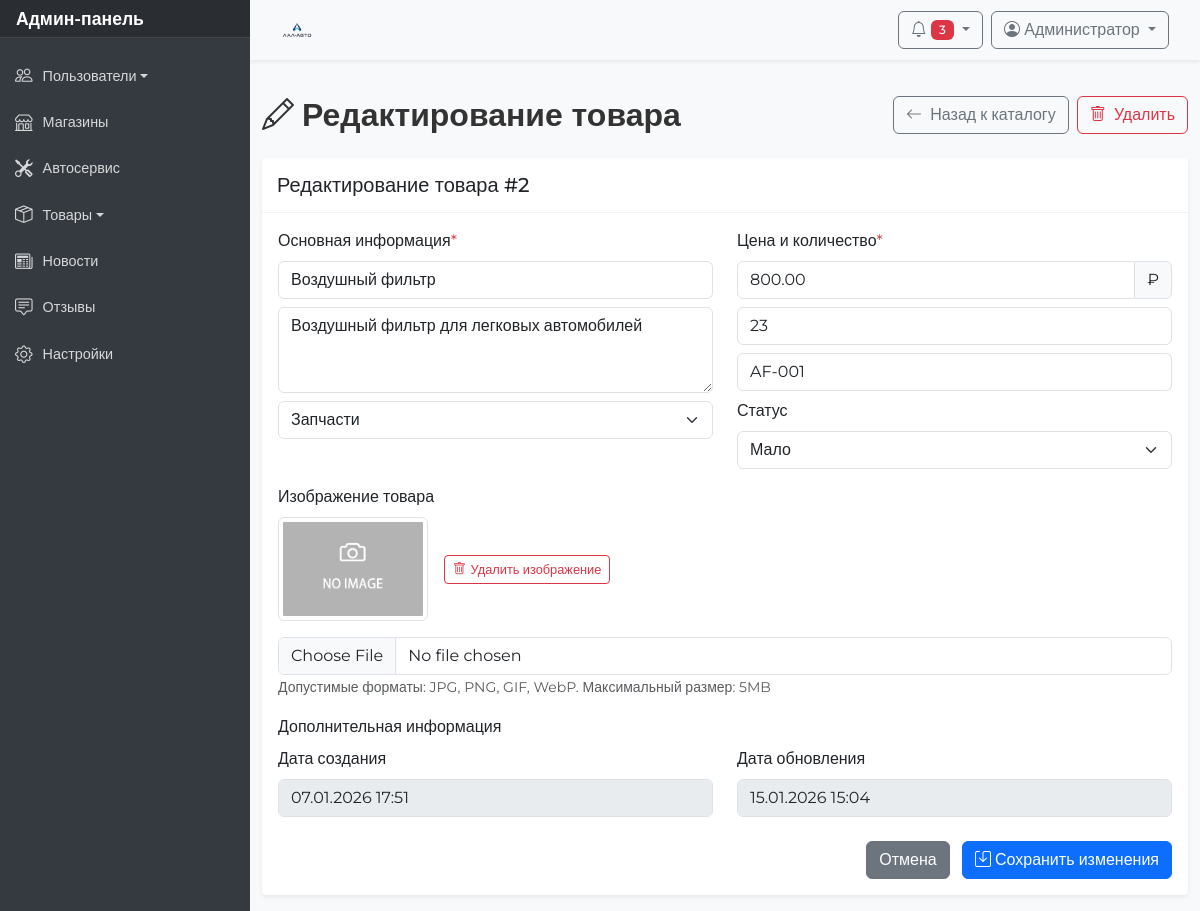
Page /admin.php?section=edit_products&id=2&page=2 (signed in) on the earlier database version.
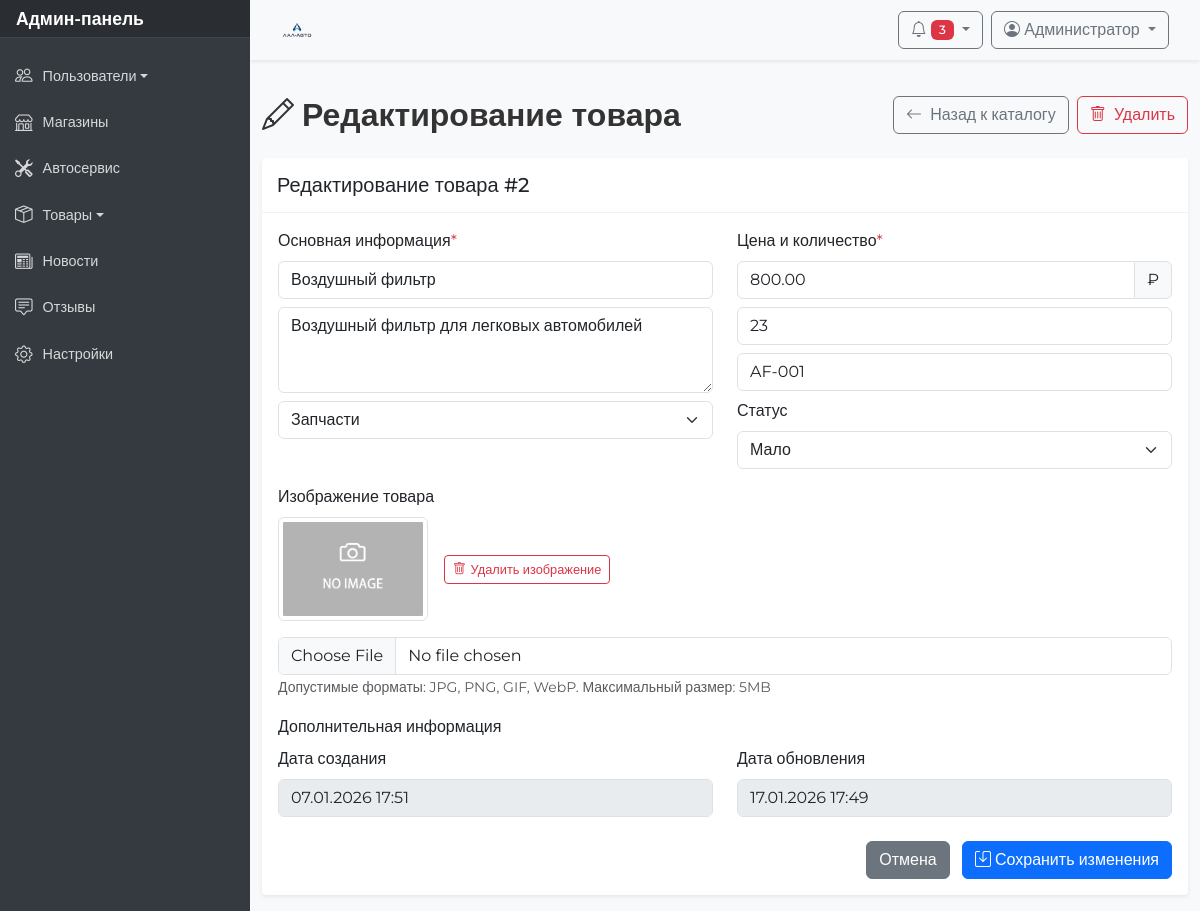
Same page on the later database version.
### tables this page shows
CREATE TABLE `products` (
  `id` int(11) NOT NULL,
  `name` varchar(255) NOT NULL,
  `description` text,
  `category` varchar(100) DEFAULT NULL,
  `price` decimal(10,2) NOT NULL DEFAULT '0.00',
  `quantity` int(11) DEFAULT '0',
  `article` varchar(100) DEFAULT NULL,
  `image` varchar(500) DEFAULT NULL,
  `status` varchar(20) DEFAULT 'available',
  `created_at` timestamp NULL DEFAULT CURRENT_TIMESTAMP,
  `updated_at` timestamp NULL DEFAULT CURRENT_TIMESTAMP ON UPDATE CURRENT_TIMESTAMP
);

CREATE TABLE `categories` (
  `id` int(11) NOT NULL,
  `name` varchar(255) NOT NULL,
  `description` text,
  `created_at` timestamp NULL DEFAULT CURRENT_TIMESTAMP
);

### files/edit_products.php (the view, shortened to what this page needs)
<?php
$product_id = isset($_GET['id']) ? (int)$_GET['id'] : 0;
$page = isset($_GET['page']) ? (int)$_GET['page'] : 1;
$stmt = $conn->prepare("SELECT * FROM products WHERE id = ?");
$stmt->bind_param("i", $product_id);
$stmt->execute();
$result = $stmt->get_result();
$product = $result->fetch_assoc();
$categories_result = $conn->query("SELECT * FROM categories ORDER BY name");
$categories = [];
while ($row = $categories_result->fetch_assoc())
{
    $categories[] = $row;
}
?>
<div class="d-flex flex-column flex-md-row justify-content-between align-items-center mb-4">
    <h2 class="mb-3 mb-md-0">
        <i class="bi bi-pencil me-2"></i>Редактирование товара
    </h2>
    <div class="d-flex gap-2">
        <a href="admin.php?section=products_catalog&page=<?= $page ?>" class="btn btn-outline-secondary">
            <i class="bi bi-arrow-left me-1"></i>
            <span class="d-none d-sm-inline">Назад к каталогу</span>
        </a>
        <a href="admin.php?section=products_catalog&delete_id=<?= $product_id ?>&page=<?= $page ?>"
           class="btn btn-outline-danger"
           onclick="return confirm('Удалить этот товар?')">
            <i class="bi bi-trash me-1"></i>
            <span class="d-none d-sm-inline">Удалить</span>
        </a>
    </div>
</div>
<div class="card shadow-sm">
    <div class="card-header bg-white">
        <h5 class="mb-0">Редактирование товара #<?= $product['id'] ?></h5>
    </div>
    <div class="card-body">
        <form method="POST" action="" enctype="multipart/form-data">
            <div class="row">
                <div class="col-md-6">
                    <div class="mb-3">
                        <label class="form-label">Основная информация<span class="text-danger">*</span></label>
                        <input type="text" class="form-control mb-2" name="name" value="<?= htmlspecialchars($product['name']) ?>" placeholder="Название товара" required>
                        <textarea class="form-control mb-2" name="description" placeholder="Описание" rows="3"><?= htmlspecialchars($product['description'] ?? '') ?></textarea>
                        <select class="form-select" name="category" required>
                            <?php
                            foreach ($categories as $cat)
                            {
                            ?>
                            <option value="<?= htmlspecialchars($cat['name']) ?>"
                                <?= $product['category'] == $cat['name'] ? 'selected' : '' ?>>
                                <?= htmlspecialchars($cat['name']) ?>
                            </option>
                            <?php
                            }
                            ?>
                        </select>
                    </div>
                </div>
                <div class="col-md-6">
                    <div class="mb-3">
                        <label class="form-label">Цена и количество<span class="text-danger">*</span></label>
                        <div class="input-group mb-2">
                            <input type="number" class="form-control" name="price"
                                   value="<?= $product['price'] ?>"
                                   step="0.01" min="0" placeholder="Цена" required>
                            <span class="input-group-text">₽</span>
                        </div>
                        <input type="number" class="form-control mb-2" name="quantity" value="<?= $product['quantity'] ?>" placeholder="Количество на складе" min="0">
                        <input type="text" class="form-control mb-2" name="article" value="<?= htmlspecialchars($product['article'] ?? '') ?>" placeholder="Артикул">
                        <div class="mt-2">
                            <label class="form-label">Статус</label>
                            <select class="form-select" name="status">
                                <option value="low" <?= $product['status'] == 'low' ? 'selected' : '' ?>>Мало</option>
                            </select>
                        </div>
                    </div>
                </div>
            </div>
            <div class="mb-3">
                <label class="form-label">Изображение товара</label>
                <?php
                if (!empty($product['image']))
                {
                ?>
                <div class="mb-3">
                    <div class="d-flex align-items-center">
                        <img src="../<?= htmlspecialchars($product['image']) ?>" alt="Текущее изображение" style="max-width: 150px; max-height: 150px;" class="img-thumbnail me-3">
                        <div>
                            <button type="button" class="btn btn-sm btn-outline-danger" onclick="removeImage()">
                                <i class="bi bi-trash"></i> Удалить изображение
                            </button>
                        </div>
                    </div>
                </div>
                <?php
                }
                ?>
                <input type="file" class="form-control" name="image" accept="image/*" id="imageInput">
                <small class="text-muted">Допустимые форматы: JPG, PNG, GIF, WebP. Максимальный размер: 5MB</small>
            </div>
            <div class="mb-3">
                <label class="form-label">Дополнительная информация</label>
                <div class="row">
                    <div class="col-md-6">
                        <div class="mb-2">
                            <label class="form-label">Дата создания</label>
                            <input type="text" class="form-control" value="<?= date('d.m.Y H:i', strtotime($product['created_at'])) ?>" disabled>
                        </div>
                    </div>
                    <div class="col-md-6">
                        <div class="mb-2">
                            <label class="form-label">Дата обновления</label>
                            <input type="text" class="form-control" value="<?= !empty($product['updated_at']) ? date('d.m.Y H:i', strtotime($product['updated_at'])) : '—' ?>" disabled>
                        </div>
                    </div>
                </div>
            </div>
            <div class="text-end">
                <a href="admin.php?section=products_catalog&page=<?= $page ?>" class="btn btn-secondary me-2">
                    Отмена
                </a>
                <button type="submit" class="btn btn-primary">
                    <i class="bi bi-save me-1"></i>Сохранить изменения
                </button>
            </div>
        </form>
    </div>
</div>

### admin.php (shortened to what this page needs)
<?php
require_once("config/link.php");
$current_section = isset($_GET['section']) ? $_GET['section'] : 'users_list';
function isActiveSection($section)
{
    global $current_section;
    return $current_section === $section ? 'active' : '';
}
function isActiveSubmenu($parent, $item = null)
{
    global $current_section;
    return strpos($current_section, $parent) === 0 ? 'active' : '';
}
?>
<!DOCTYPE html>
<html lang="ru">
<head>
    <link rel="stylesheet" href="../css/bootstrap.min.css">
    <link rel="stylesheet" href="https://cdn.jsdelivr.net/npm/bootstrap-icons@1.11.1/font/bootstrap-icons.css">
    <link rel="stylesheet" href="css/style.css">
    <link rel="stylesheet" href="css/admin-styles.css">
</head>
<body class="admin-body">
<div class="wrapper d-flex">
    <nav id="sidebar" class="active">
        <div class="sidebar-header d-flex justify-content-between align-items-center px-3 py-2">
            <h3 class="mb-0 d-none d-lg-block">Админ-панель</h3>
        </div>
        <ul class="list-unstyled components">
            <li class="<?= isActiveSubmenu('users') ? 'active' : '' ?>">
                <a href="#usersSubmenu" data-bs-toggle="collapse" aria-expanded="<?= isActiveSubmenu('users') ? 'true' : 'false' ?>" class="dropdown-toggle">
                    <i class="bi bi-people"></i>Пользователи
                </a>
            </li>
            <li class="<?= isActiveSection('shops') ? 'active' : '' ?>">
                <a href="admin.php?section=shops">
                    <i class="bi bi-shop"></i>Магазины
                </a>
            </li>
            <li class="<?= isActiveSection('service') ? 'active' : '' ?>">
                <a href="admin.php?section=service">
                    <i class="bi bi-tools"></i>Автосервис
                </a>
            </li>
            <li class="<?= isActiveSubmenu('products') ? 'active' : '' ?>">
                <a href="#productsSubmenu" data-bs-toggle="collapse" aria-expanded="<?= isActiveSubmenu('products') ? 'true' : 'false' ?>" class="dropdown-toggle">
                    <i class="bi bi-box-seam"></i>Товары
                </a>
            </li>
            <li class="<?= isActiveSection('news') ? 'active' : '' ?>">
                <a href="admin.php?section=news">
                    <i class="bi bi-newspaper"></i>Новости
                </a>
            </li>
            <li class="<?= isActiveSection('reviews') ? 'active' : '' ?>">
                <a href="admin.php?section=reviews">
                    <i class="bi bi-chat-square-text"></i>Отзывы
                </a>
            </li>
            <li class="<?= isActiveSection('settings') ? 'active' : '' ?>">
                <a href="admin.php?section=settings">
                    <i class="bi bi-gear"></i>Настройки
                </a>
            </li>
        </ul>
    </nav>
    <div id="content" class="w-100">
        <nav class="navbar navbar-expand-lg navbar-light bg-light shadow-sm">
            <div class="container-fluid px-3">
                <a class="navbar-brand me-auto" href="admin.php?section=users_list">
                    <img src="img/Auto.png" alt="Лал-Авто" height="30" class="d-inline-block align-top">
                </a>
                <div class="d-flex align-items-center">
                    <div class="dropdown me-2">
                        <button class="btn btn-outline-secondary dropdown-toggle" type="button" id="dropdownMenuButton" data-bs-toggle="dropdown" aria-expanded="false">
                            <i class="bi bi-bell"></i>
                            <span class="badge bg-danger">3</span>
                        </button>
                    </div>
                    <div class="dropdown">
                        <button class="btn btn-outline-secondary dropdown-toggle" type="button" id="userDropdown" data-bs-toggle="dropdown" aria-expanded="false">
                            <i class="bi bi-person-circle"></i>
                            <span class="d-none d-md-inline">Администратор</span>
                        </button>
                    </div>
                </div>
            </div>
        </nav>
        <div class="container-fluid py-3">
            <?php
            switch ($current_section)
            {
                case 'edit_products':
                    include 'files/edit_products.php';
                    break;
            }
            ?>
        </div>
    </div>
</div>
</body>
</html>

### css/style.css (style rules this page uses)
html { scroll-behavior: smooth; }
body { font-family: 'Montserrat', sans-serif; }
h1, h2 { color: #333; font-weight: 600; }
.navbar { margin-bottom: 20px; z-index: 1030; background-color: rgba(255, 255, 255, 0.9); transition: top 0.3s; }
.navbar-brand { transition: transform 0.2s; }
.card { transition: transform 0.2s; }
@media (min-width: 613px) { .list-unstyled { display: flex; flex-direction: column; align-items: center; } }

### css/admin-styles.css (style rules this page uses)
.btn-sm { padding: 0.25rem 0.5rem; font-size: 0.8rem; display: flex; align-items: center; gap: 0.3rem; }
.navbar { box-shadow: 0 2px 4px rgba(0,0,0,0.1); }
.navbar-brand img { height: 75px; }
.admin-body { font-family: 'Montserrat', sans-serif; background-color: #f8f9fa; min-height: 100vh; }
.wrapper { display: flex; width: 100%; min-height: 100vh; }
#sidebar { min-width: 250px; max-width: 250px; background: #343a40; color: #fff; transition: all 0.3s; position: relative; min-height: 100vh; z-index: 1000; }
#sidebar .sidebar-header { padding: 15px; background: rgba(0, 0, 0, 0.2); border-bottom: 1px solid rgba(255, 255, 255, 0.1); }
#sidebar .sidebar-header h3 { color: #fff; font-size: 1.1rem; margin-bottom: 0; font-weight: 600; }
#sidebar ul.components { padding: 15px 0; }
#sidebar ul li a { padding: 10px 15px; font-size: 0.9rem; display: flex; align-items: center; color: rgba(255, 255, 255, 0.8); text-decoration: none; transition: all 0.3s; }
#sidebar ul li a i { margin-right: 10px; font-size: 1.1rem; }
#content { width: 100%; min-height: 100vh; transition: all 0.3s; overflow-x: hidden; }
.navbar { padding: 10px 15px; background: #fff; border: none; box-shadow: 0 1px 3px rgba(0, 0, 0, 0.1); z-index: 999; }
.navbar-brand img { height: 30px; }
.card { border: none; border-radius: 0.25rem; box-shadow: 0 1px 3px rgba(0, 0, 0, 0.1); }
.card-header { background-color: #fff; border-bottom: 1px solid rgba(0, 0, 0, 0.05); padding: 15px; }
.badge { font-weight: 500; padding: 4px 8px; font-size: 0.75rem; }
.btn-sm { padding: 0.25rem 0.5rem; font-size: 0.8rem; }
.list-unstyled { display: block; }

Differences in the rows shown:
changed products "Воздушный фильтр": updated_at "15.01.2026 15:04" → "17.01.2026 17:49"
